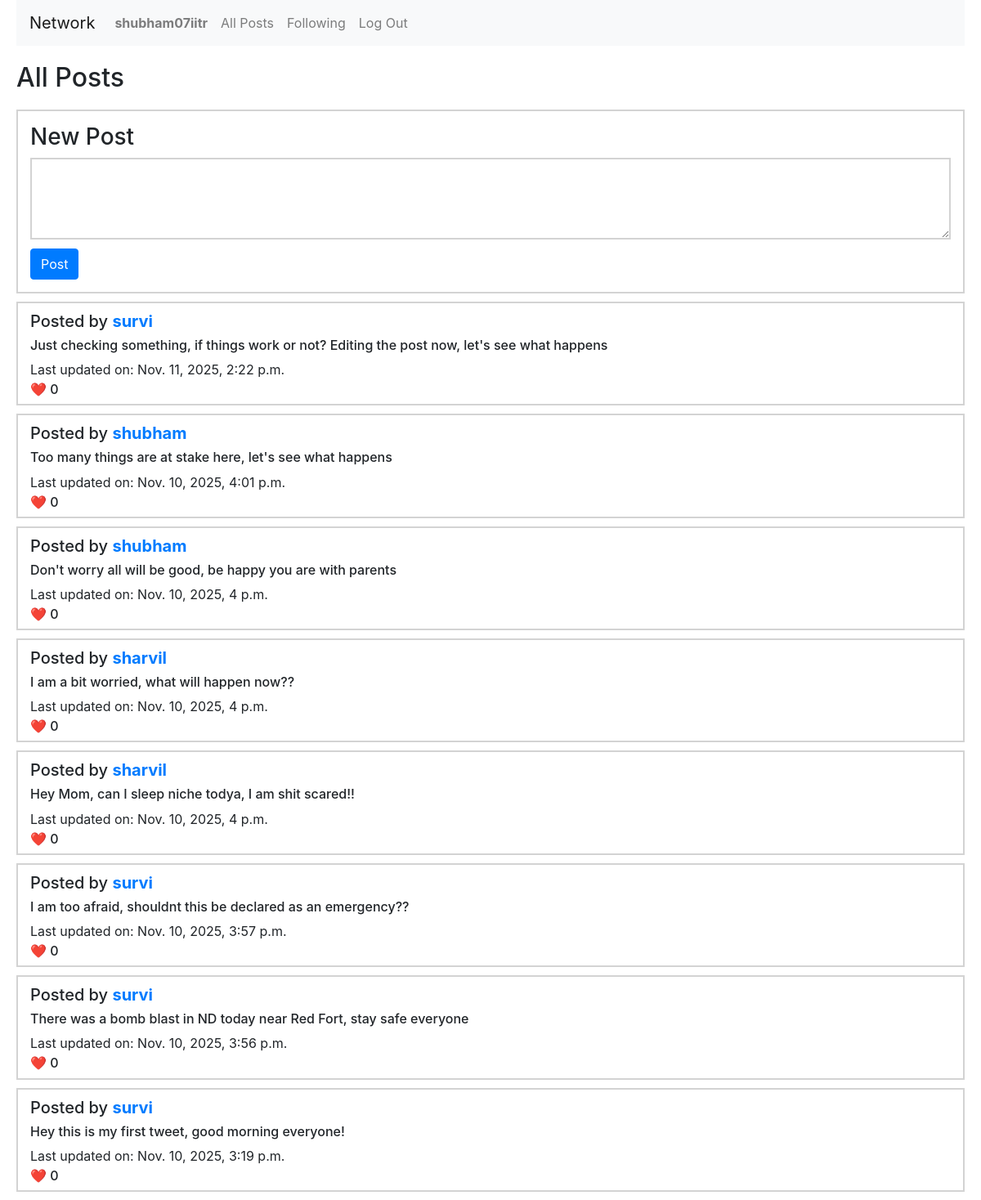
/ (signed in), run on the app's committed database.
### network/models.py (models this page shows)
class User(AbstractUser):
    pass

class Post(models.Model):
    posted_by = models.ForeignKey(User, on_delete=models.CASCADE, related_name="poster") ##relates to the user table/object
    post_details = models.TextField() ##textfield for inlmiited length
    created_at = models.DateTimeField(auto_now_add=True)  # Set once
    updated_at = models.DateTimeField(auto_now=True)      # Updates every save
    is_edited = models.BooleanField(default=False)
    def __str__(self):
        return f"Post made by {self.posted_by} on {self.created_at} and it says {self.post_details}"

### network/views.py (the view)
# urls.py: path("", views.index, name="index"),
def index(request):
    all_Posts = Post.objects.all().order_by('-updated_at')
    print(all_Posts)
    return render(request, "network/index.html", {
        "posts": all_Posts
    })

### network/templates/network/index.html (shortened to what this page needs)
{% extends "network/layout.html" %}
{% block body %}
    {% if user.is_authenticated %}
    <h2 id = "headerNewPost">All Posts</h2>
    <div id = "newPost">
        <h3>New Post</h3>
        <form id = "formPost" action = "{% url 'newpost'%}" method = "POST">
            <textarea name = "description"  required></textarea>
            <br>
            <button id = "formButton" class="btn btn-primary" type="submit">Post</button>
        </form>
    </div>
    {% endif %}
    {% if posts %}
        {% for post in posts %}
            <div class = "individualPost">
                <h5>Posted by <strong> <a id = "userProfile" href = "{% url 'profilePage' post.posted_by.username %}">{{ post.posted_by.username }} </a></strong></h5>
                <h6 class = "actualPostDetails"> {{ post.post_details }}</h6>
                <h7> Last updated on: {{ post.updated_at }}</h7>
                <br>
                <h6 class="likes" data-postid="{{ post.id }}" data-state="Like" data-user="{{ user.username }}" data-count="{{ post.likes.count }}"> <span>❤️</span> {{ post.likes.count }}</h6>
            </div>
        {% endfor %}
    {% endif %}
{% endblock %}

### network/templates/network/layout.html (shortened to what this page needs)
{% load static %}
<!DOCTYPE html>
<html lang="en">
    <head>
        <link rel="stylesheet" href="https://stackpath.bootstrapcdn.com/bootstrap/4.4.1/css/bootstrap.min.css">
        <link href="{% static 'network/styles.css' %}" rel="stylesheet">
    </head>
    <body>
        <nav class="navbar navbar-expand-lg navbar-light bg-light">
            <a class="navbar-brand" href="#">Network</a>
            <div>
              <ul class="navbar-nav mr-auto">
                {% if user.is_authenticated %}
                    <li class="nav-item">
                        <a class="nav-link" href= "{% url 'profilePage'  user.username %}"><strong> {{ user.username }}</strong></a>
                    </li>
                {% endif %}
                <li class="nav-item">
                  <a class="nav-link" href="{% url 'index' %}">All Posts</a>
                </li>
                {% if user.is_authenticated %}
                    <li class="nav-item">
                        <a class="nav-link" href="{% url 'followingPage' %}">Following</a>
                    </li>
                    <li class="nav-item">
                        <a class="nav-link" href="{% url 'logout' %}">Log Out</a>
                    </li>
                {% endif %}
              </ul>
            </div>
          </nav>
        <div class="body">
            {% block body %}
            {% endblock %}
        </div>
    </body>
</html>

### network/templates/network/index.html (style rules this page uses)
body { margin-left: 20px; margin-right: 20px; }
#headerNewPost { margin-top: 20px; margin-bottom: 20px; }
#newPost { border: solid 2px; border-color: lightgray; padding: 15px; }
textarea { height: 100px; width: 100%; border: solid 2px; border-color: lightgray; }
#formButton { margin-top: 5px; }
.individualPost { padding-left: 15px; border: solid 2px ; border-color: lightgray; margin-top: 10px; padding-top: 10px; margin-bottom: 10px; }
#userProfile { cursor: pointer; }
.likes { cursor: pointer; display: inline-block; }

### data on the page
User: username "shubham07iitr"
Post: posted_by.username "survi", post_details "Just checking something, if things work or not? Editing the post now, let's see what happens", updated_at "Nov. 11, 2025, 2:22 p.m.", likes.count "0"
Post: posted_by.username "shubham", post_details "Too many things are at stake here, let's see what happens", updated_at "Nov. 10, 2025, 4:01 p.m.", likes.count "0"
Post: posted_by.username "shubham", post_details "Don't worry all will be good, be happy you are with parents", updated_at "Nov. 10, 2025, 4 p.m.", likes.count "0"
Post: posted_by.username "sharvil", post_details "I am a bit worried, what will happen now??", updated_at "Nov. 10, 2025, 4 p.m.", likes.count "0"
Post: posted_by.username "sharvil", post_details "Hey Mom, can I sleep niche todya, I am shit scared!!", updated_at "Nov. 10, 2025, 4 p.m.", likes.count "0"
Post: posted_by.username "survi", post_details "I am too afraid, shouldnt this be declared as an emergency??", updated_at "Nov. 10, 2025, 3:57 p.m.", likes.count "0"
Post: posted_by.username "survi", post_details "There was a bomb blast in ND today near Red Fort, stay safe everyone", updated_at "Nov. 10, 2025, 3:56 p.m.", likes.count "0"
Post: posted_by.username "survi", post_details "Hey this is my first tweet, good morning everyone!", updated_at "Nov. 10, 2025, 3:19 p.m.", likes.count "0"
